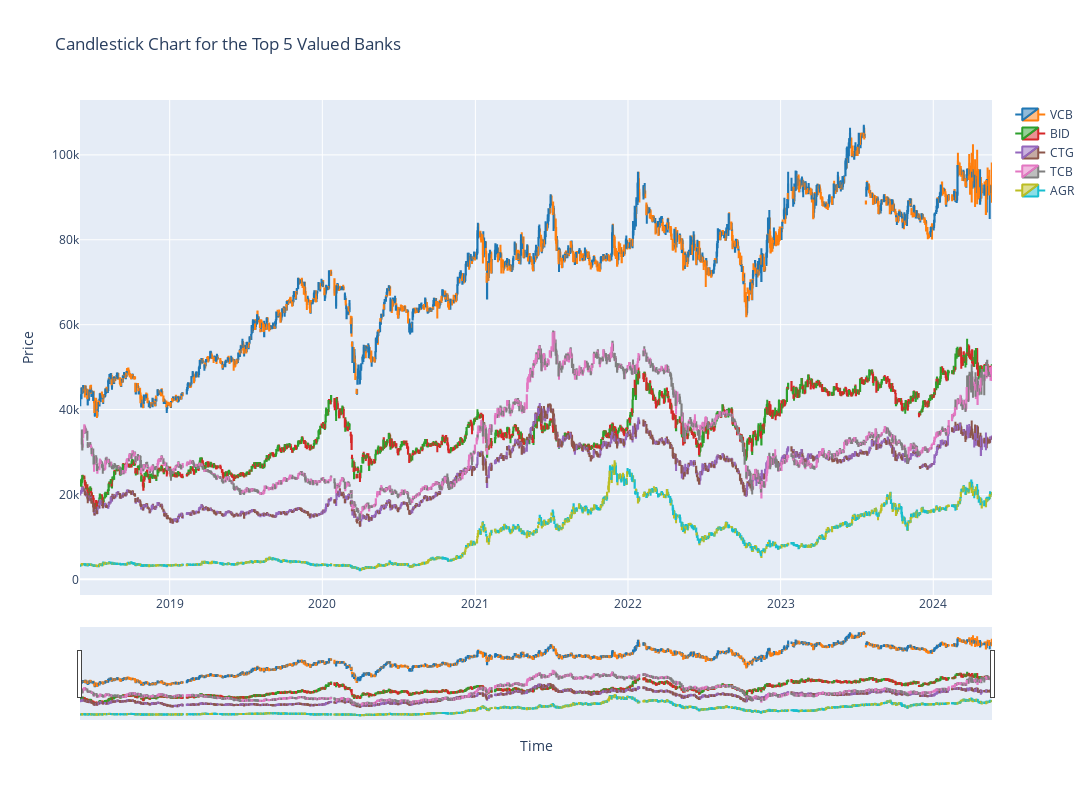

Notebook source saved alongside this figure:
### Markdown cell above
Test

### Code cell
# Các màu tương phản cho các ngân hàng khác nhau
colors = {
    'VCB': ('#1f77b4', '#ff7f0e'),  # Blue and orange
    'BID': ('#2ca02c', '#d62728'),  # Green and red
    'CTG': ('#9467bd', '#8c564b'),  # Purple and brown
    'TCB': ('#e377c2', '#7f7f7f'),  # Pink and gray
    'AGR': ('#bcbd22', '#17becf'),  # Yellow-green and cyan
    'VPB': ('#ffbb78', '#1f77b4')   # Light orange and blue
}

# Danh sách các ngân hàng
all_banks = ['VCB', 'BID', 'CTG', 'TCB', 'AGR', 'VPB']

# Tạo biểu đồ nến cho mỗi ngân hàng
fig = go.Figure()

def candlestick_chart(df, start_date = '2018-06-01', end_date = '2024-05-20'):
    start_date = pd.to_datetime(start_date)
    end_date = pd.to_datetime(end_date)

    # Xoá dữ liệu cũ trên biểu đồ
    fig.data = []

    # Lọc dữ liệu theo ngày
    df_filtered = df[(df['Date'] >= start_date) & (df['Date'] <= end_date)]

    for bank in all_banks:
        bank_data = df_filtered[df_filtered['Stock symbol'] == bank]
        if not bank_data.empty:
            fig.add_trace(go.Candlestick(
                x=bank_data['Date'],
                open=bank_data['Open'],
                high=bank_data['High'],
                low=bank_data['Low'],
                close=bank_data['Price'],
                name=bank,
                increasing_line_color=colors[bank][0],
                decreasing_line_color=colors[bank][1]
            ))

    fig.update_layout(title_text='Candlestick Chart for the Top 5 Valued Banks', xaxis_title="Time", yaxis_title="Price", width=1200, height=800)

# Hàm cập nhật biểu đồ
def update_chart(df,start_date = '2018-06-01', end_date = '2024-05-20'):
    candlestick_chart(df, start_date, end_date)
    fig.show()

# Sử dụng hàm để vẽ biểu đồ ban đầu
update_chart(full_df)

### Figure 1 — Plotly figure (JSON) as saved in the notebook; plotly's stock layout.template omitted (floating-point values rounded to 4 significant figures; data arrays with more than 128 entries replaced by an {"elided": "..."} marker saying what was removed)
{"data": [{"close": {"elided": "1491 int values"}, "decreasing": {"line": {"color": "#ff7f0e"}}, "high": {"elided": "1491 int values"}, "increasing": {"line": {"color": "#1f77b4"}}, "low": {"elided": "1491 int values"}, "name": "VCB", "open": {"elided": "1491 int values"}, "type": "candlestick", "x": {"elided": "1491 str values"}}, {"close": {"elided": "1491 float values"}, "decreasing": {"line": {"color": "#d62728"}}, "high": {"elided": "1491 float values"}, "increasing": {"line": {"color": "#2ca02c"}}, "low": {"elided": "1491 float values"}, "name": "BID", "open": {"elided": "1491 float values"}, "type": "candlestick", "x": {"elided": "1491 str values"}}, {"close": {"elided": "1491 float values"}, "decreasing": {"line": {"color": "#8c564b"}}, "high": {"elided": "1491 float values"}, "increasing": {"line": {"color": "#9467bd"}}, "low": {"elided": "1491 float values"}, "name": "CTG", "open": {"elided": "1491 float values"}, "type": "candlestick", "x": {"elided": "1491 str values"}}, {"close": {"elided": "1489 int values"}, "decreasing": {"line": {"color": "#7f7f7f"}}, "high": {"elided": "1489 int values"}, "increasing": {"line": {"color": "#e377c2"}}, "low": {"elided": "1489 int values"}, "name": "TCB", "open": {"elided": "1489 int values"}, "type": "candlestick", "x": {"elided": "1489 str values"}}, {"close": {"elided": "1491 float values"}, "decreasing": {"line": {"color": "#17becf"}}, "high": {"elided": "1491 float values"}, "increasing": {"line": {"color": "#bcbd22"}}, "low": {"elided": "1491 float values"}, "name": "AGR", "open": {"elided": "1491 float values"}, "type": "candlestick", "x": {"elided": "1491 str values"}}], "layout": {"height": 800, "title": {"text": "Candlestick Chart for the Top 5 Valued Banks"}, "width": 1200, "xaxis": {"title": {"text": "Time"}}, "yaxis": {"title": {"text": "Price"}}}}
